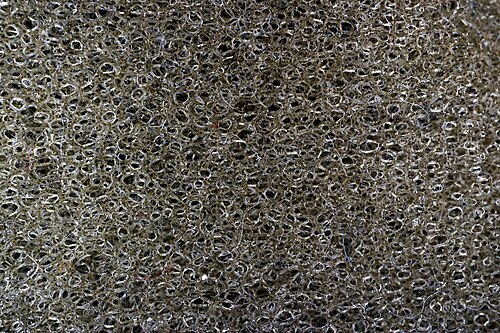
#> input picture 图像力预测模型/real_images/foam_soft_01_kitchen_sponge.jpg, 500 x 333 px
$ python -i depth_utils.py   (imports and definitions only)
#> lines starting #> are read from the running program, lines starting #| are printed output that depends on the picture; after the words box and inside, x2 and y2 are one past the last pixel; in counts of white or black regions, pixels touching at a corner belong together
# -*- coding: utf-8 -*-
"""
深度图工具：从RGB图像估计深度图
- 合成图（浅色近纯色背景）：按背景色分割物体掩膜
- 真实照片：用"中心先验 + 边缘能量"估计显著性掩膜
掩膜确定后，用腐蚀迭代构造"中心厚边缘薄"的圆顶状深度图
"""
import numpy as np
from PIL import Image, ImageFilter

IMG_SIZE = 224
BG_DEPTH = 30      # 背景深度值（远）
OBJ_DEPTH_BASE = 120  # 物体表面基础深度（近）
DEPTH_MAX = 255


def _mask_from_synthetic(img):
    """合成图：背景为高亮度低饱和的浅灰色"""
    arr = np.asarray(img).astype(np.int16)
    brightness = arr.mean(axis=2)
    saturation = arr.max(axis=2) - arr.min(axis=2)
    bg = (brightness > 210) & (saturation < 14)
    return ~bg


def _mask_from_real(img):
    """真实照片：中心先验 + 边缘能量 + 暗区偏好"""
    gray = img.convert("L")
    edges = gray.filter(ImageFilter.FIND_EDGES).filter(ImageFilter.GaussianBlur(6))
    e = np.asarray(edges).astype(np.float32)
    e = (e - e.min()) / (e.max() - e.min() + 1e-6)
    g = np.asarray(gray.filter(ImageFilter.GaussianBlur(4))).astype(np.float32)
    g = (g - g.min()) / (g.max() - g.min() + 1e-6)

    h, w = e.shape
    yy, xx = np.mgrid[0:h, 0:w]
    cx, cy = w / 2, h / 2
    dist = np.sqrt(((xx - cx) / (w / 2)) ** 2 + ((yy - cy) / (h / 2)) ** 2)
    center = np.clip(1.3 - dist, 0, 1) ** 2

    score = center * (0.7 * e + 0.3 * (1.0 - g))
    thr = np.percentile(score, 78)
    mask = score > max(thr, 1e-4)
    m = Image.fromarray((mask * 255).astype(np.uint8))
    m = m.filter(ImageFilter.MaxFilter(5)).filter(ImageFilter.MinFilter(7))
    return np.asarray(m) > 127


def _fill_mask_holes(mask):
    """把掩膜内部空洞填上（取每行首尾物体像素之间的区域）"""
    filled = mask.copy()
    h, w = mask.shape
    for y in range(h):
        xs = np.where(mask[y])[0]
        if len(xs) >= 2:
            filled[y, xs[0]:xs[-1] + 1] = True
    return filled


def _dome_depth(mask):
    """腐蚀迭代构造圆顶状厚度：中心存活久→深度大"""
    m = Image.fromarray((mask * 255).astype(np.uint8))
    thickness = np.zeros(mask.shape, dtype=np.float32)
    level = 1.0
    cur = m
    while True:
        alive = np.asarray(cur) > 127
        if not alive.any():
            break
        thickness[alive] = level
        cur = cur.filter(ImageFilter.MinFilter(5))
        level += 1.0
    tmax = thickness.max()
    if tmax > 0:
        thickness /= tmax
    depth = np.full(mask.shape, BG_DEPTH, dtype=np.float32)
    depth[mask] = OBJ_DEPTH_BASE + (DEPTH_MAX - OBJ_DEPTH_BASE) * thickness[mask]
    return Image.fromarray(np.clip(depth, 0, 255).astype(np.uint8))


def estimate_depth_map(rgb_img, is_synthetic=None):
    """输入PIL RGB图，返回224x224的深度图（PIL L模式）"""
    if rgb_img.size != (IMG_SIZE, IMG_SIZE):
        rgb_img = rgb_img.resize((IMG_SIZE, IMG_SIZE), Image.BILINEAR)
    if is_synthetic is None:
        is_synthetic = _looks_synthetic(img=rgb_img)
    mask = _mask_from_synthetic(rgb_img) if is_synthetic else _mask_from_real(rgb_img)
    mask = _fill_mask_holes(mask)
    return _dome_depth(mask)


def _looks_synthetic(img):
    """合成图四角应接近同一浅灰色"""
    arr = np.asarray(img).astype(np.int16)
    h, w, _ = arr.shape
    k = 12
    corners = [arr[:k, :k], arr[:k, -k:], arr[-k:, :k], arr[-k:, -k:]]
    means = [c.reshape(-1, 3).mean(axis=0) for c in corners]
    bright = all(m.mean() > 210 for m in means)
    consistent = max(
        np.abs(means[i] - means[j]).max() for i in range(4) for j in range(i + 1, 4)
    ) < 15
    return bright and consistent


def find_paired_depth(rgb_path):
    """查找与RGB图片配对的深度图（同目录 <文件名>_depth.png）"""
    import os
    stem, _ = os.path.splitext(rgb_path)
    for cand in (stem + "_depth.png", stem + "_depth.jpg"):
        if os.path.isfile(cand):
            return cand
    return None

>>> from PIL import Image
>>> picture = Image.open('real_images/foam_soft_01_kitchen_sponge.jpg')
#> picture is the input picture: PIL image 500x333 RGB; mean R, G, B 92.7, 88.3, 80.7
>>> result = estimate_depth_map(picture)
#> in estimate_depth_map, `rgb_img = rgb_img.resize((IMG_SIZE, IMG_SIZE), Image.BILINEAR)`:
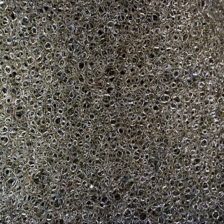
#> rgb_img: PIL image 224x224 RGB; mean R, G, B 92.7, 88.4, 80.7
#> in _looks_synthetic, `means = [c.reshape(-1, 3).mean(axis=0) for c in corners]`: means = [[107, 104.7, 95.97], [90.99, 85.01, 76.41], [91.46, 92.28, 88.09], [61.98, 60.67, 59.25]]
#> in _looks_synthetic, `bright = all(m.mean() > 210 for m in means)`: bright = False
#> in _mask_from_real, `e = (e - e.min()) / (e.max() - e.min() + 1e-6)`:
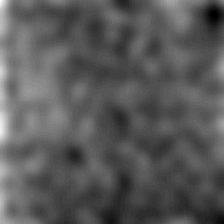
#> e: shape (224, 224) float32; min 0, max 1, mean 0.35
#> in _mask_from_real, `g = (g - g.min()) / (g.max() - g.min() + 1e-6)`:
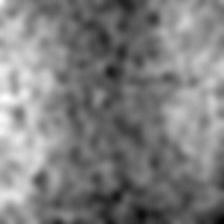
#> g: shape (224, 224) float32; min 0, max 1, mean 0.496
#> in _mask_from_real, `score = center * (0.7 * e + 0.3 * (1.0 - g))`:
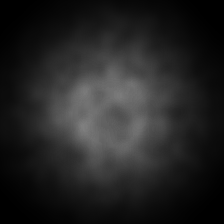
#> score: shape (224, 224) float64; min 0, max 0.5, mean 0.141
#> in _mask_from_real, `thr = np.percentile(score, 78)`: thr = 0.238
#> in _mask_from_real, `mask = score > max(thr, 1e-4)`:
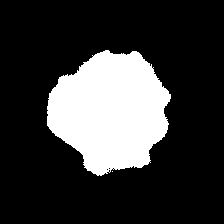
#> mask: shape (224, 224) bool; 22% white; 2 white regions (1 under 20 px), largest, box (x1, y1, x2, y2) and area: (47, 50, 171, 176) 11038
#> in _mask_from_real, `m = m.filter(ImageFilter.MaxFilter(5)).filter(ImageFilter.MinFilter(7))`: m: PIL image 224x224 L; 21.1% white; 1 white region, box (x1, y1, x2, y2) and area: (48, 51, 170, 175) 10583
#> the loop in _fill_mask_holes, `for y in range(h):` made 224 passes
#> xs on passes 52 to 53: [106, 107], [104, 105, 106, 107, 108, 133, 134, 135]
#> after the loop in _fill_mask_holes, `for y in range(h):`: filled: shape (224, 224) bool; 21.2% white; 1 white region, box (x1, y1, x2, y2) and area: (48, 51, 170, 175) 10648
#> after the loop in _dome_depth, `while True:`: cur: PIL image 224x224 L; every value is 0
#> after the loop in _dome_depth, `while True:`:
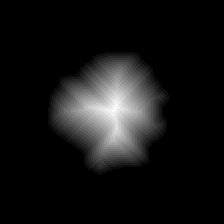
#> thickness: shape (224, 224) float32; min 0, max 19, mean 1.55; drawn with min black and max white
#> after the loop in _dome_depth, `while True:`: level = 20
#> in _dome_depth, `tmax = thickness.max()`: tmax = 19
#> in _dome_depth, `depth[mask] = OBJ_DEPTH_BASE + (DEPTH_MAX - OBJ_DEPTH_BASE) * thicknes..`:
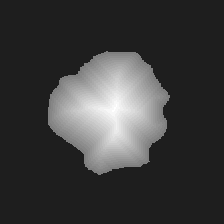
#> depth: shape (224, 224) float32; min 30, max 255, mean 60.1

$ run again, on 图像力预测模型/real_images/foam_soft_03_kitchen_sponge.jpg
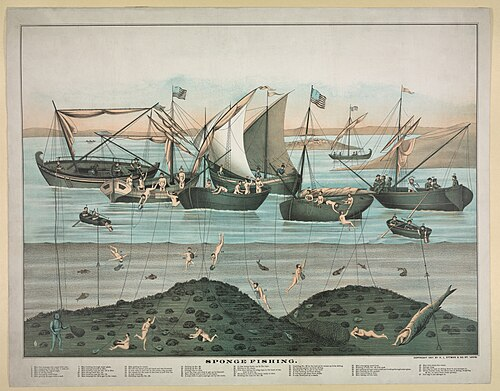
#> input picture 图像力预测模型/real_images/foam_soft_03_kitchen_sponge.jpg, 500 x 391 px
#> picture is the input picture: PIL image 500x391 RGB; mean R, G, B 166.4, 166.2, 151.5
#> means = [[193.3, 181.8, 154.8], [199.8, 186.9, 160.4], [189.9, 177.1, 155.6], [205.7, 194.8, 168.1]]
#> bright = False
#> thr = 0.199
#> mask: shape (224, 224) bool; 22% white; 2 white regions, box (x1, y1, x2, y2) and area: (35, 60, 184, 182) 10943, (137, 166, 152, 177) 96
#> after the loop in _fill_mask_holes, `for y in range(h):`:
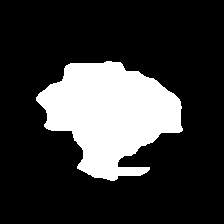
#> filled: shape (224, 224) bool; 21.6% white; 1 white region, box (x1, y1, x2, y2) and area: (36, 61, 183, 181) 10830
#> after the loop in _dome_depth, `while True:`: level = 18
#> tmax = 17
#> in _dome_depth, `depth[mask] = OBJ_DEPTH_BASE + (DEPTH_MAX - OBJ_DEPTH_BASE) * thicknes..`:
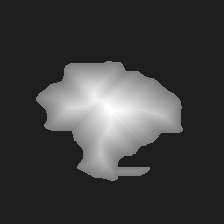
#> depth: shape (224, 224) float32; min 30, max 255, mean 60.5

$ run again, on 图像力预测模型/real_images/foam_soft_04_kitchen_sponge.jpg
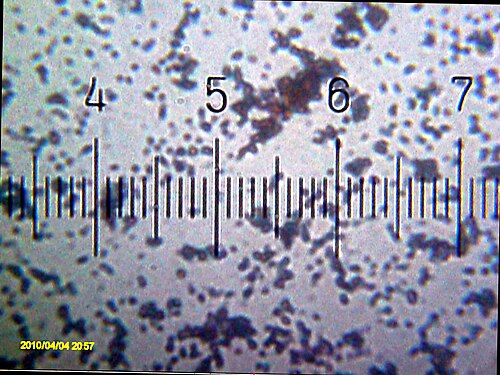
#> input picture 图像力预测模型/real_images/foam_soft_04_kitchen_sponge.jpg, 500 x 375 px
#> picture is the input picture: PIL image 500x375 RGB; mean R, G, B 147.8, 149.4, 165.7
#> means = [[143.8, 163.5, 155.1], [158.8, 156.4, 174.2], [31.31, 35.07, 35.56], [103.8, 95.58, 117.5]]
#> bright = False
#> thr = 0.172
#> mask: shape (224, 224) bool; 22% white; 1 white region, box (x1, y1, x2, y2) and area: (24, 45, 201, 169) 11039
#> the loop in _fill_mask_holes, `for y in range(h):` made 224 passes
#> xs on passes 47 to 49: [99, 100], [95, 96, 97, 98, 99, 100, 101, 102, 103], [93, 94, 95, 96, 97, 98, 99, 100, 101, 102, 103, 104]
#> after the loop in _dome_depth, `while True:`: level = 19
#> tmax = 18
#> in _dome_depth, `depth[mask] = OBJ_DEPTH_BASE + (DEPTH_MAX - OBJ_DEPTH_BASE) * thicknes..`:
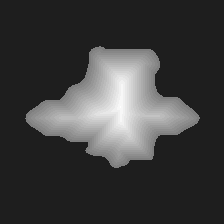
#> depth: shape (224, 224) float32; min 30, max 255, mean 61.8
